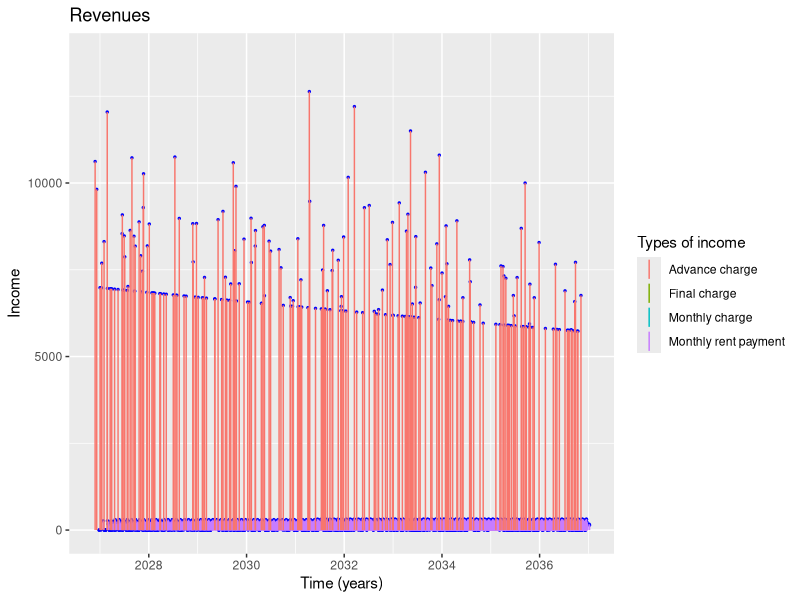
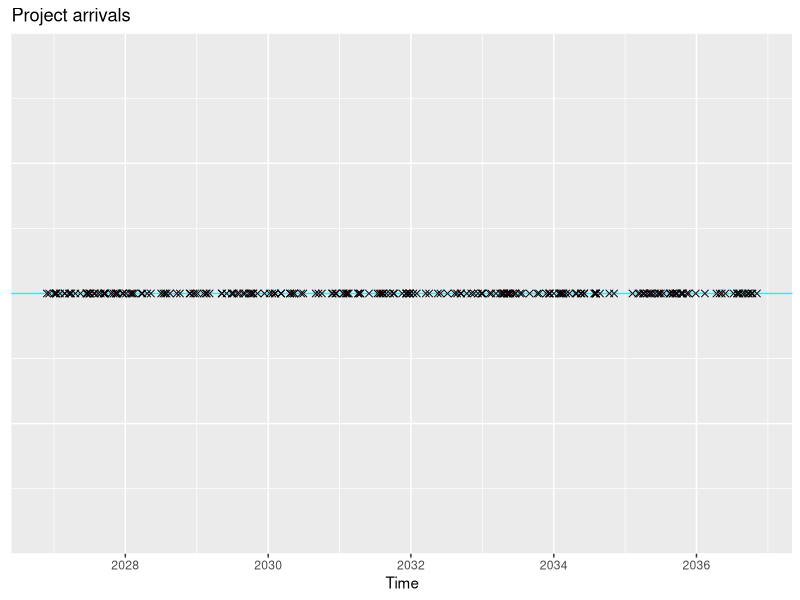
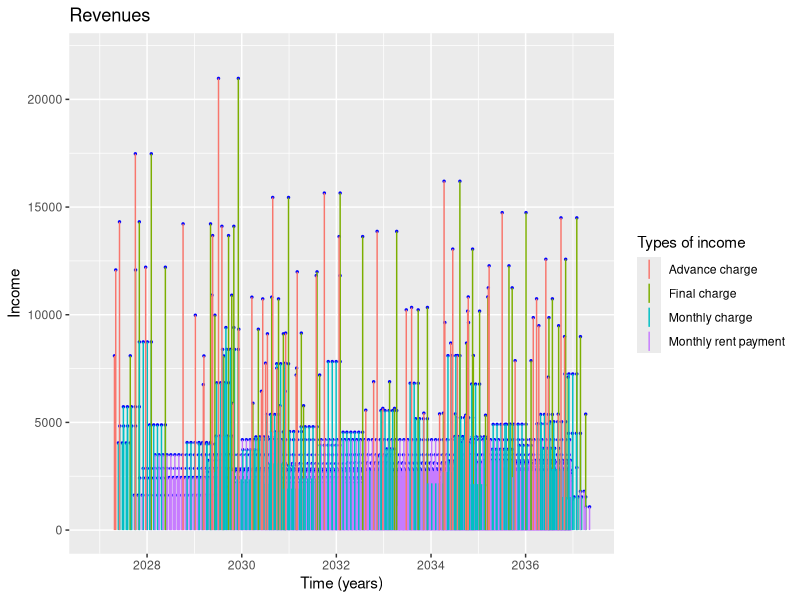
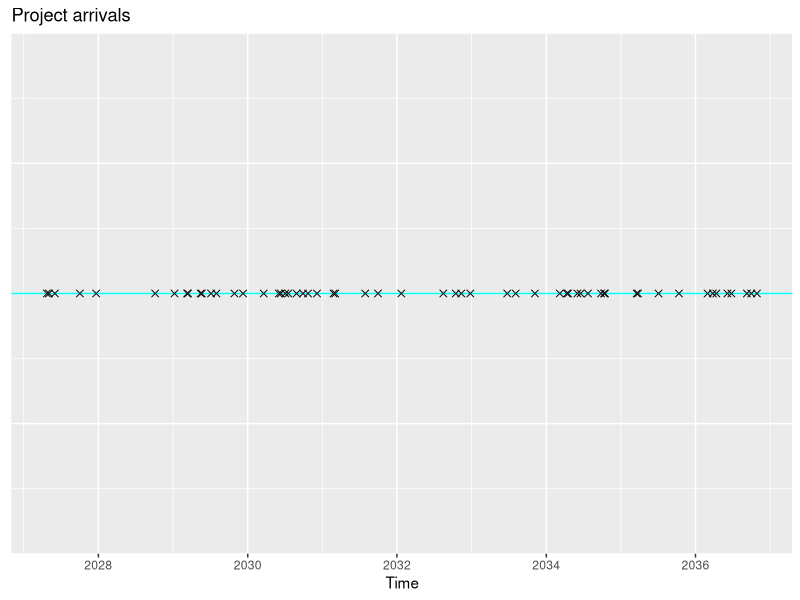
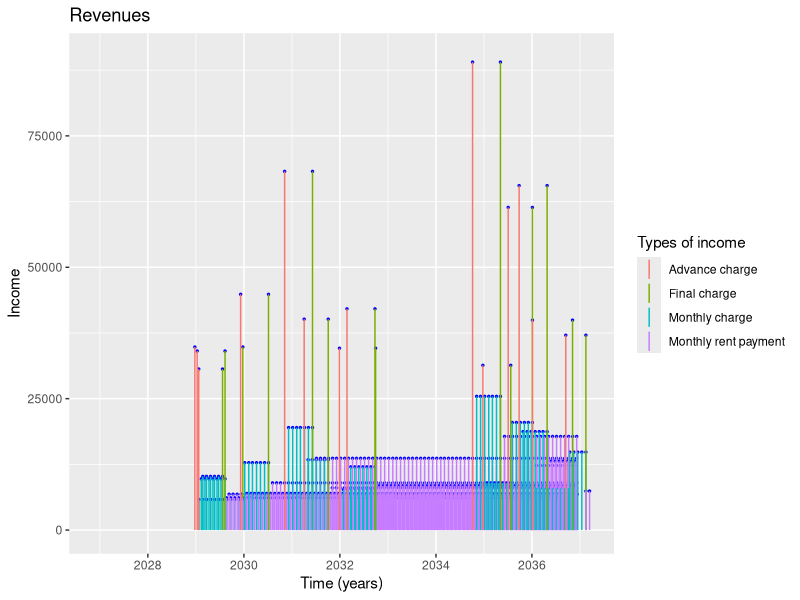
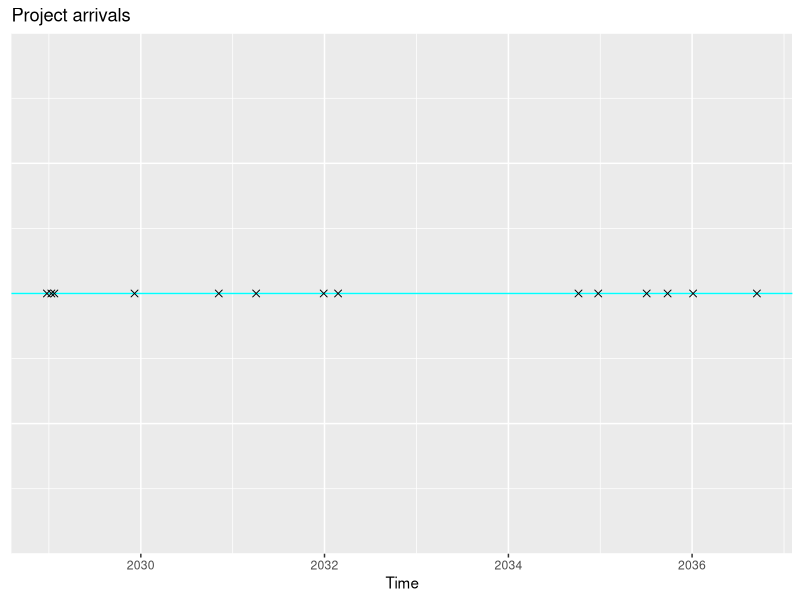
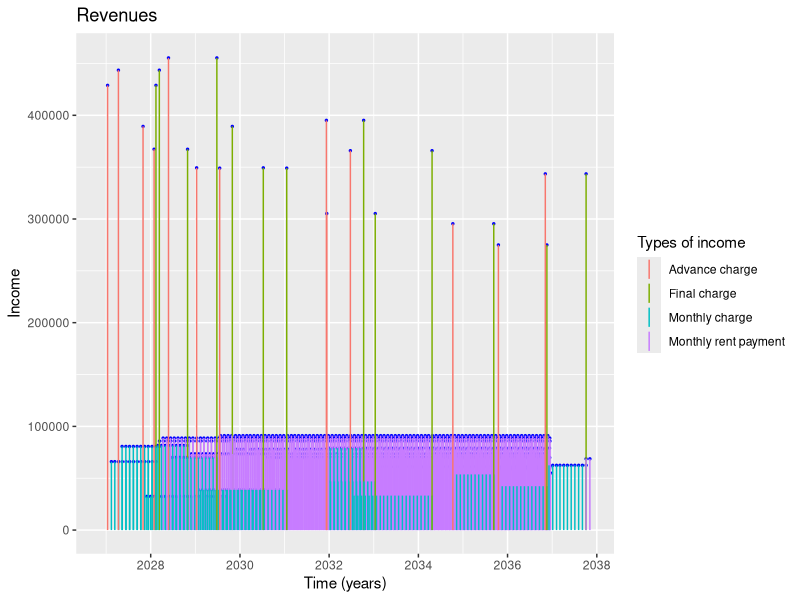
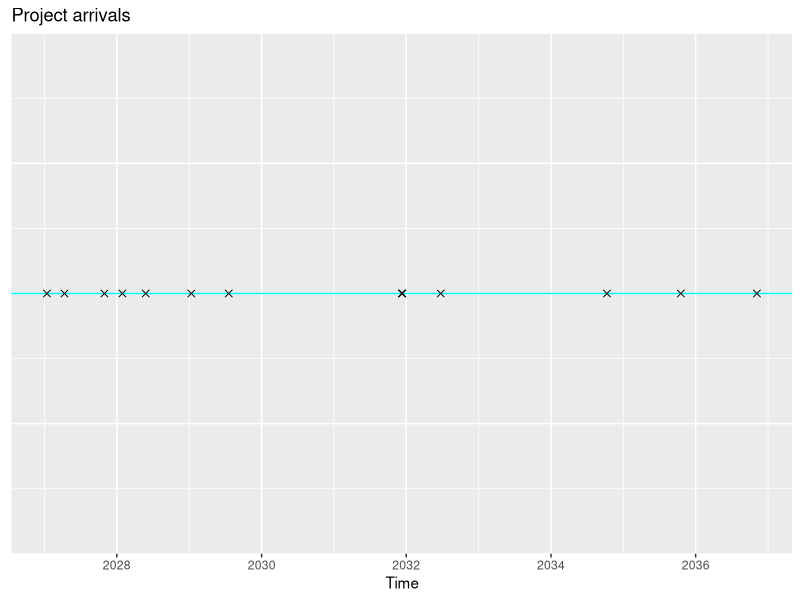

The R script that drew these images, in order:
## ---- chunk 1
knitr::opts_chunk$set(echo = FALSE)
knitr::opts_chunk$set(warning = FALSE)
# Avoid scientific notation
options(scipen = 999)
inline_hook <- function(x) {
  if (is.numeric(x)) {
    format(x, digits = 2)
  } else x
}
knitr::knit_hooks$set(inline = inline_hook)
# Source libraries
library(lubridate)
library(ggplot2)
library(gridExtra)
library(grid)
## ---- chunk 2
t <- 10
y <- 0.10
r <- -0.02
## ---- chunk 3
getProjectPresentValue <- function(
  t,# Lifetime of the company
  # Mexican economy
  y, # Annual interest rate
  r, # Inflation rate
  # Princing of the project
  average.price, # Expected price of the project
  sd.price, # Standar deviation of the price of the project
  minimum.price, # Minimum price accepted for the project
  average.development.months, # Expected development time of the project measured in months
  lambda.po, # Expected number of projects developed in a year
  # Payment scheme
  advance.charge.rate, # Percentage of the final price that is paid at the begining of the project
  during.development.charge.rate, # Percentage of the final price that is paid during the development of the project
  final.charge.rate, # Percentage of the final price that is paid at the end of the development of the project
  monthly.rent.rate # Percentaje of the price of the project to be charged monthly for project maintenance
) {
  # Calculate monthly effective interest rate
  y12 <- (1+y)^(1/12)-1
  
  time <- 0
  arrival.time <- 0
  interarrivals <- c()
  arrivals <- c()
  positive.flows <- data.frame()
  negative.flows <- data.frame()
  adjusted.prices <- c()
  present.values <- c()
  # Simulate projects arrivals
  while (time < t) {
    interarrival.time <- rexp(n=1, rate=lambda.po)
    time <- time + interarrival.time 
    if (time < t) {
      interarrivals <- c(interarrivals, interarrival.time)
      arrival.time <- arrival.time + interarrival.time
      arrivals <- c(arrivals, arrival.time)
      # Compute the present value of the project that just came in
      price <- rnorm(1, mean=average.price, sd=sd.price)-rgamma(1, shape=2, rate=0.6)*1000
      price <- max(minimum.price, price)
      # Adjust price with inflation rate
      adjusted.price <- price*(1+r)^arrival.time
      adjusted.prices <- c(adjusted.prices, adjusted.price)
      # Payment scheme
      advance.charge <- adjusted.price*advance.charge.rate
      during.development.charge <- adjusted.price*during.development.charge.rate
      final.charge <- adjusted.price*final.charge.rate
      monthly.rent <- adjusted.price*monthly.rent.rate
      # Simulate development time in months
      development.time <- rlnorm(1, meanlog=0, sdlog=0.25)*average.development.months
      months <- ceiling(development.time)
      monthly.payment <- during.development.charge/months
      time.to.end <- t - (arrival.time + months/12)
      time.to.end <- max(0, time.to.end)
      months.to.end <- ceiling(time.to.end*12)
      # Populate cash flows collections
      now <- as_datetime(Sys.time())
      arrival.time.in.seconds <- as.numeric(duration(arrival.time, unit="years"))
      arrival.date <- now + seconds(arrival.time.in.seconds)
      entry <- list(arrival.date, advance.charge, TRUE, "Advance charge")
      positive.flows <- rbind(positive.flows, entry, stringsAsFactors=FALSE)
      for (l in 1:months) {
        monthly.payment.date <- arrival.date + months(l)
        entry <- list(monthly.payment.date, monthly.payment, TRUE, "Monthly charge")
        positive.flows <- rbind(positive.flows, entry, stringsAsFactors=FALSE)
      }
      end.date <- arrival.date + months(months)
      entry <- list(end.date, final.charge, TRUE, "Final charge")
      positive.flows <- rbind(positive.flows, entry, stringsAsFactors=FALSE)
      for (s in 1:months.to.end) {
        monthly.rent.payment.date <- arrival.date + months(months + s)
        entry <-list(monthly.rent.payment.date, monthly.rent, TRUE, "Monthly rent payment")
        positive.flows <- rbind(positive.flows, entry, stringsAsFactors=FALSE)
      }
      names(positive.flows) <- c("Date","Amount","Income","Concept")
      #names(negative.flows) <- c("Date","Amount","Income","Concept")
      # Compute present values based on payment scheme
      discount.factor <- (1/(1+y))^arrival.time
      fractional.annuity <- ((1-(1/(1+y12))^months)/y12)
      advance.charge.present.value <- discount.factor*advance.charge
      monthly.charges.present.value <- discount.factor*monthly.payment*fractional.annuity
      final.payment.present.value <- discount.factor*((1/(1+y))^(development.time/12))*final.charge
      monthly.rents.present.value <- discount.factor*((1/(1+y))^(development.time/12))*monthly.rent*((1-(1/(1+y12))^(months.to.end))/y12)
      # Compute total present value
      present.value <- advance.charge.present.value + monthly.charges.present.value + final.payment.present.value + monthly.rents.present.value
      present.values <- c(present.values, present.value)
    }
  }
  
  revenues.plot <- ggplot(data=positive.flows, aes(x=as_datetime(positive.flows$Date), y=positive.flows$Amount)) +
    geom_point(color="blue", size=0.5) + 
    ylim(c(0,max(positive.flows$Amount)+1000)) +
    xlim(c(as_datetime(Sys.time()),max(as_datetime(positive.flows$Date)))) +
    #geom_hline(yintercept=mean(positive.flows$Amount), size=1, color="cyan") +
    #geom_linerange(aes(x=as_datetime(positive.flows$Date), ymax=positive.flows$Amount, ymin=0), color="#00AFBB") +
    geom_linerange(aes(x=as_datetime(positive.flows$Date), ymax=positive.flows$Amount, ymin=0, color=positive.flows$Concept)) +
    labs(title="Revenues", x="Time (years)", y="Income") +
    guides(color=guide_legend(title="Types of income"))
  
  arrivals.df <- positive.flows[positive.flows$Concept %in% c("Advance charge"),]
  
  arrivals.plot <- ggplot(data=arrivals.df, aes(x=as_datetime(arrivals.df$Date), y=c(0))) + 
    ylim(c(0,0)) +
    labs(title="Project arrivals", x="Time", y="") +
    theme(
      #aspect.ratio=0.1, 
          axis.title.y=element_blank(),
          axis.text.y=element_blank(),
          axis.ticks.y=element_blank()) +
    geom_hline(yintercept=0, size=0.5, color="cyan") +
    geom_point(shape=4, size=2) 
  
  projects.present.value <- sum(present.values)
  
  return(list(
    positive.flows,
    negative.flows,
    revenues.plot,
    arrivals.plot,
    projects.present.value
  ))
}

getInhouseProjectPresentValue <- function(
  t, # Lifetime of the company
  # Mexican economy
  y, # Annual interest rate
  r, # Inflation rate
  # Project details
  lambda.po, # Expected number of projects developed in a year
  average.development.months, # Expected development time of the project measured in months
  # Revenue scheme
  average.monthly.rent, # Expected value of the monthly rent that the project will generate
  sd.monthly.rent # Standar deviation of the monthly rent that the project will generate
) {
  # Calculate monthly effective interest rate
  y12 <- (1+y)^(1/12)-1
  
  time <- 0
  arrival.time <- 0
  interarrivals <- c()
  arrivals <- c()
  adjusted.prices <- c()
  positive.flows <- data.frame()
  negative.flows <- data.frame()
  present.values <- c()
  arrival.dates <- c()
  # Simulate projects arrivals
  while (time < t) {
    interarrival.time <- rexp(n=1, rate=lambda.po)
    time <- time + interarrival.time 
    if (time < t) {
      interarrivals <- c(interarrivals, interarrival.time)
      arrival.time <- arrival.time + interarrival.time
      arrivals <- c(arrivals, arrival.time)
      # Get development time
      development.time <- rlnorm(1, meanlog=0, sdlog=0.25)*average.development.months
      months <- ceiling(development.time)
      time.to.end <- t - arrival.time - months/12
      months.to.end <- ceiling(time.to.end*12)
      monthly.rent <- rnorm(1, mean=average.monthly.rent, sd=sd.monthly.rent)
      monthly.rent <- max(0, monthly.rent)
      # Populate cash flows collections
      now <- as_datetime(Sys.time())
      arrival.time.in.seconds <- as.numeric(duration(arrival.time, unit="years"))
      arrival.date <- now + seconds(arrival.time.in.seconds)
      arrival.dates <- c(arrival.dates, arrival.date)
      for (s in 1:months.to.end) {
        monthly.rent.payment.date <- arrival.date + months(months + s)
        entry <-list(monthly.rent.payment.date, monthly.rent, TRUE, "Monthly revenue of inhouse project")
        positive.flows <- rbind(positive.flows, entry, stringsAsFactors=FALSE)
      }
      names(positive.flows) <- c("Date","Amount","Income","Concept")
      #names(negative.flows) <- c("Date","Amount","Income","Concept")
      # Compute present values
      discount.factor <- (1/(1+y))^arrival.time
      monthly.rents.present.value <- discount.factor*monthly.rent*((1-(1/(1+y12))^(months.to.end))/y12)
      present.value <- monthly.rents.present.value
      present.values <- c(present.values, present.value)
    }
  }
  
  revenues.plot <- ggplot(data=positive.flows, aes(x=as_datetime(positive.flows$Date), y=positive.flows$Amount)) +
    geom_point(color="blue", size=0.5) + 
    ylim(c(0,max(positive.flows$Amount)+1000)) +
    xlim(c(as_datetime(Sys.time()),max(as_datetime(positive.flows$Date)))) +
    #geom_hline(yintercept=mean(positive.flows$Amount), size=1, color="cyan") +
    #geom_linerange(aes(x=as_datetime(positive.flows$Date), ymax=positive.flows$Amount, ymin=0), color="#00AFBB") +
    geom_linerange(aes(x=as_datetime(positive.flows$Date), ymax=positive.flows$Amount, ymin=0, color=positive.flows$Concept)) +
    labs(title="Revenues", x="Time (years)", y="Income") +
    guides(color=guide_legend(title="Types of income"))
  
  arrivals.df <- data.frame(arrival.dates)
  names(arrivals.df) <- c("Date")
  
  arrivals.plot <- ggplot(data=arrivals.df, aes(x=as_datetime(arrivals.df$Date), y=c(0))) + 
    ylim(c(0,0)) +
    labs(title="Project arrivals", x="Time", y="") +
    theme(aspect.ratio=0.1, 
          axis.title.y=element_blank(),
          axis.text.y=element_blank(),
          axis.ticks.y=element_blank()) +
    geom_hline(yintercept=0, size=0.5, color="cyan") +
    geom_point(shape=4, size=2) 
  
  projects.present.value <- sum(present.values)
  
  return(list(
    positive.flows,
    negative.flows,
    revenues.plot,
    arrivals.plot,
    projects.present.value
  ))
}
## ---- chunk 4
  t=10 # Lifetime of the company
  # Mexican economy
  y=0.1 # Annual interest rate
  r=-0.02 # Inflation rate
  # Princing of the project
  average.price=10000 # Expected price of the project
  sd.price=2000 # Standar deviation of the price of the project
  minimum.price=7000 # Minimum price accepted for the project
  average.development.months=1 # Expected development time of the project measured in months
  lambda.po=12*2 # Expected number of projects developed in a year
  # Payment scheme
  advance.charge.rate=1 # Percentage of the final price that is paid at the begining of the project
  during.development.charge.rate=0 # Percentage of the final price that is paid during the development of the project
  final.charge.rate=0 # Percentage of the final price that is paid at the end of the development of the project
  monthly.rent.rate=0.025 
value.landings <- getProjectPresentValue(
  t=10, # Lifetime of the company
  # Mexican economy
  y=0.1, # Annual interest rate
  r=-0.02, # Inflation rate
  # Princing of the project
  average.price=10000, # Expected price of the project
  sd.price=2000, # Standar deviation of the price of the project
  minimum.price=7000, # Minimum price accepted for the project
  average.development.months=1, # Expected development time of the project measured in months
  lambda.po=12*2, # Expected number of projects developed in a year
  # Payment scheme
  advance.charge.rate=1, # Percentage of the final price that is paid at the begining of the project
  during.development.charge.rate=0, # Percentage of the final price that is paid during the development of the project
  final.charge.rate=0, # Percentage of the final price that is paid at the end of the development of the project
  monthly.rent.rate=0.025 # Percentaje of the price of the project to be charged monthly for project maintenance
)
## ---- chunk 5
value.landings[[3]]
## ---- chunk 6
value.landings[[4]]
## ---- chunk 7
  t=10 # Lifetime of the company
  # Mexican economy
  y=0.1 # Annual interest rate
  r=-0.02 # Inflation rate
  # Princing of the project
  average.price=50000 # Expected price of the project
  sd.price=20000 # Standar deviation of the price of the project
  minimum.price=25000 # Minimum price accepted for the project
  average.development.months=4 # Expected development time of the project measured in months
  lambda.po=5 # Expected number of projects developed in a year
  # Payment scheme
  advance.charge.rate=0.25 # Percentage of the final price that is paid at the begining of the project
  during.development.charge.rate=0.5 # Percentage of the final price that is paid during the development of the project
  final.charge.rate=0.25 # Percentage of the final price that is paid at the end of the development of the project
  monthly.rent.rate=0.05 # Percentaje of the price of the project to be charged monthly for project maintenance

value.small.projects <- getProjectPresentValue(
  t=t, # Lifetime of the company
  # Mexican economy
  y=y, # Annual interest rate
  r=r, # Inflation rate
  # Princing of the project
  average.price=average.price, # Expected price of the project
  sd.price=sd.price, # Standar deviation of the price of the project
  minimum.price=minimum.price, # Minimum price accepted for the project
  average.development.months=average.development.months, # Expected development time of the project measured in months
  lambda.po=lambda.po, # Expected number of projects developed in a year
  # Payment scheme
  advance.charge.rate=advance.charge.rate, # Percentage of the final price that is paid at the begining of the project
  during.development.charge.rate=during.development.charge.rate, # Percentage of the final price that is paid during the development of the project
  final.charge.rate=final.charge.rate, # Percentage of the final price that is paid at the end of the development of the project
  monthly.rent.rate=monthly.rent.rate # Percentaje of the price of the project to be charged monthly for project maintenance
)
## ---- chunk 8
value.small.projects[[3]]
## ---- chunk 9
value.small.projects[[4]]
## ---- chunk 10
  t=10 # Lifetime of the company
  # Mexican economy
  y=0.1 # Annual interest rate
  r=-0.02 # Inflation rate
  # Princing of the project
  average.price=200000 # Expected price of the project
  sd.price=70000 # Standar deviation of the price of the project
  minimum.price=100000 # Minimum price accepted for the project
  average.development.months=7 # Expected development time of the project measured in months
  lambda.po=2 # Expected number of projects developed in a year
  # Payment scheme
  advance.charge.rate=0.25 # Percentage of the final price that is paid at the begining of the project
  during.development.charge.rate=0.5 # Percentage of the final price that is paid during the development of the project
  final.charge.rate=0.25 # Percentage of the final price that is paid at the end of the development of the project
  monthly.rent.rate=0.05 # Percentaje of the price of the project to be charged monthly for project maintenance

value.large.projects <- getProjectPresentValue(
  t=t, # Lifetime of the company
  # Mexican economy
  y=y, # Annual interest rate
  r=r, # Inflation rate
  # Princing of the project
  average.price=average.price, # Expected price of the project
  sd.price=sd.price, # Standar deviation of the price of the project
  minimum.price=minimum.price, # Minimum price accepted for the project
  average.development.months=average.development.months, # Expected development time of the project measured in months
  lambda.po=lambda.po, # Expected number of projects developed in a year
  # Payment scheme
  advance.charge.rate=advance.charge.rate, # Percentage of the final price that is paid at the begining of the project
  during.development.charge.rate=during.development.charge.rate, # Percentage of the final price that is paid during the development of the project
  final.charge.rate=final.charge.rate, # Percentage of the final price that is paid at the end of the development of the project
  monthly.rent.rate=monthly.rent.rate # Percentaje of the price of the project to be charged monthly for project maintenance
)
## ---- chunk 11
value.large.projects[[3]]
## ---- chunk 12
value.large.projects[[4]]
## ---- chunk 13
  t=10 # Lifetime of the company
  # Mexican economy
  y=0.1 # Annual interest rate
  r=-0.02 # Inflation rate
  # Princing of the project
  average.price=1600000 # Expected price of the project
  sd.price=200000 # Standar deviation of the price of the project
  minimum.price=500000 # Minimum price accepted for the project
  average.development.months=13 # Expected development time of the project measured in months
  lambda.po=1 # Expected number of projects developed in a year
  # Payment scheme
  advance.charge.rate=0.25 # Percentage of the final price that is paid at the begining of the project
  during.development.charge.rate=0.5 # Percentage of the final price that is paid during the development of the project
  final.charge.rate=0.25 # Percentage of the final price that is paid at the end of the development of the project
  monthly.rent.rate=0.05 # Percentaje of the price of the project to be charged monthly for project maintenance

value.enterprice.projects <- getProjectPresentValue(
  t=t, # Lifetime of the company
  # Mexican economy
  y=y, # Annual interest rate
  r=r, # Inflation rate
  # Princing of the project
  average.price=average.price, # Expected price of the project
  sd.price=sd.price, # Standar deviation of the price of the project
  minimum.price=minimum.price, # Minimum price accepted for the project
  average.development.months=average.development.months, # Expected development time of the project measured in months
  lambda.po=lambda.po, # Expected number of projects developed in a year
  # Payment scheme
  advance.charge.rate=advance.charge.rate, # Percentage of the final price that is paid at the begining of the project
  during.development.charge.rate=during.development.charge.rate, # Percentage of the final price that is paid during the development of the project
  final.charge.rate=final.charge.rate, # Percentage of the final price that is paid at the end of the development of the project
  monthly.rent.rate=monthly.rent.rate # Percentaje of the price of the project to be charged monthly for project maintenance
)
## ---- chunk 14
value.enterprice.projects[[3]]
## ---- chunk 15
value.enterprice.projects[[4]]
## ---- chunk 16
  t=10 # Lifetime of the company
  # Mexican economy
  y=0.1 # Annual interest rate
  r=-0.02 # Inflation rate
  # Project details
  lambda.po=5 # Expected number of projects developed in a year
  average.development.months=14 # Expected development time of the project measured in months
  # Revenue scheme
  average.monthly.rent=400000 # Expected value of the monthly rent that the project will generate
  sd.monthly.rent=100000 # Standar deviation of the monthly rent that the project will generate

value.inhouse.projects <- getInhouseProjectPresentValue(
  t=t, # Lifetime of the company
  # Mexican economy
  y=y, # Annual interest rate
  r=r, # Inflation rate
  # Project details
  lambda.po=lambda.po, # Expected number of projects developed in a year
  average.development.months=average.development.months, # Expected development time of the project measured in months
  # Revenue scheme
  average.monthly.rent=average.monthly.rent, # Expected value of the monthly rent that the project will generate
  sd.monthly.rent=sd.monthly.rent # Standar deviation of the monthly rent that the project will generate
)
## ---- chunk 17
value.inhouse.projects[[3]]
## ---- chunk 18
value.inhouse.projects[[4]]
